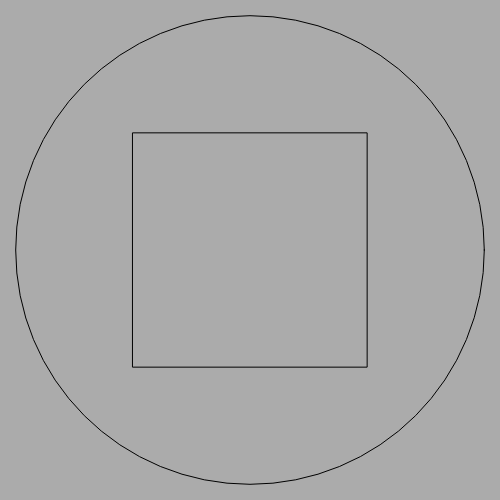
Frame 1 (no input)
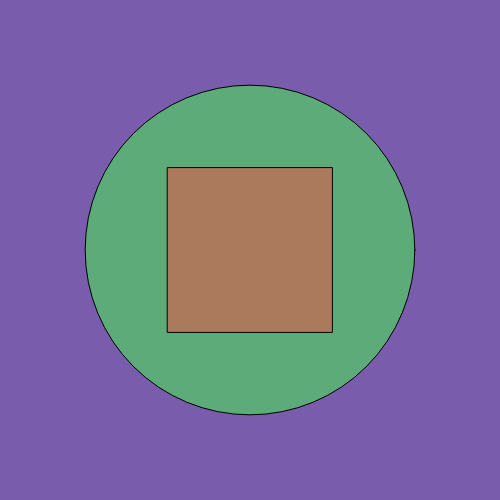
Frame 60 (no input)
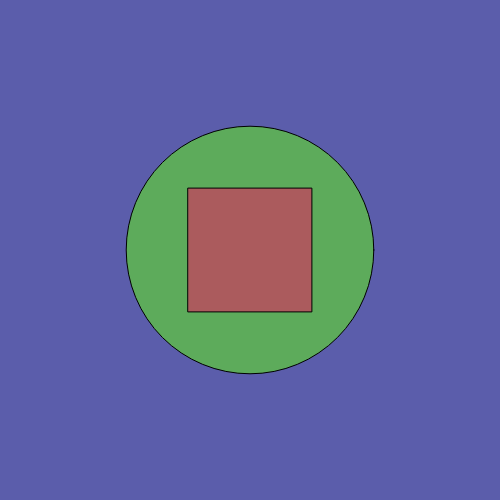
Frame 120 (the mouse pressed at the canvas centre since frame 60)

The p5.js sketch that drew these frames (run headless with seeded random() and noise() and a simulated clock; from frame 60 on, the mouse is pressed at the canvas centre):

// p5.js sketch
// ── sketch.js
let height = 500;
let width = 500;

function setup() {
  createCanvas(height, width);
}

let r = 0.0;
let g = 0.0;
let b = 0.0;

function draw() {
  let bgR = noise(r) * 255;
  let bgG = noise(g) * 255;
  let bgB = noise(b) * 255
  r += 0.005
  g += 0.005
  g += 0.005
  console.log({ bgR });
  background(bgR, bgG, bgB);
  fill(bgG, bgB, bgR);
  circle(250, 250, noise(r)* 700)
  rectMode(CENTER);
  fill(bgB, bgR, bgG);
  rect(250, 250, noise(r)* 350)
}
